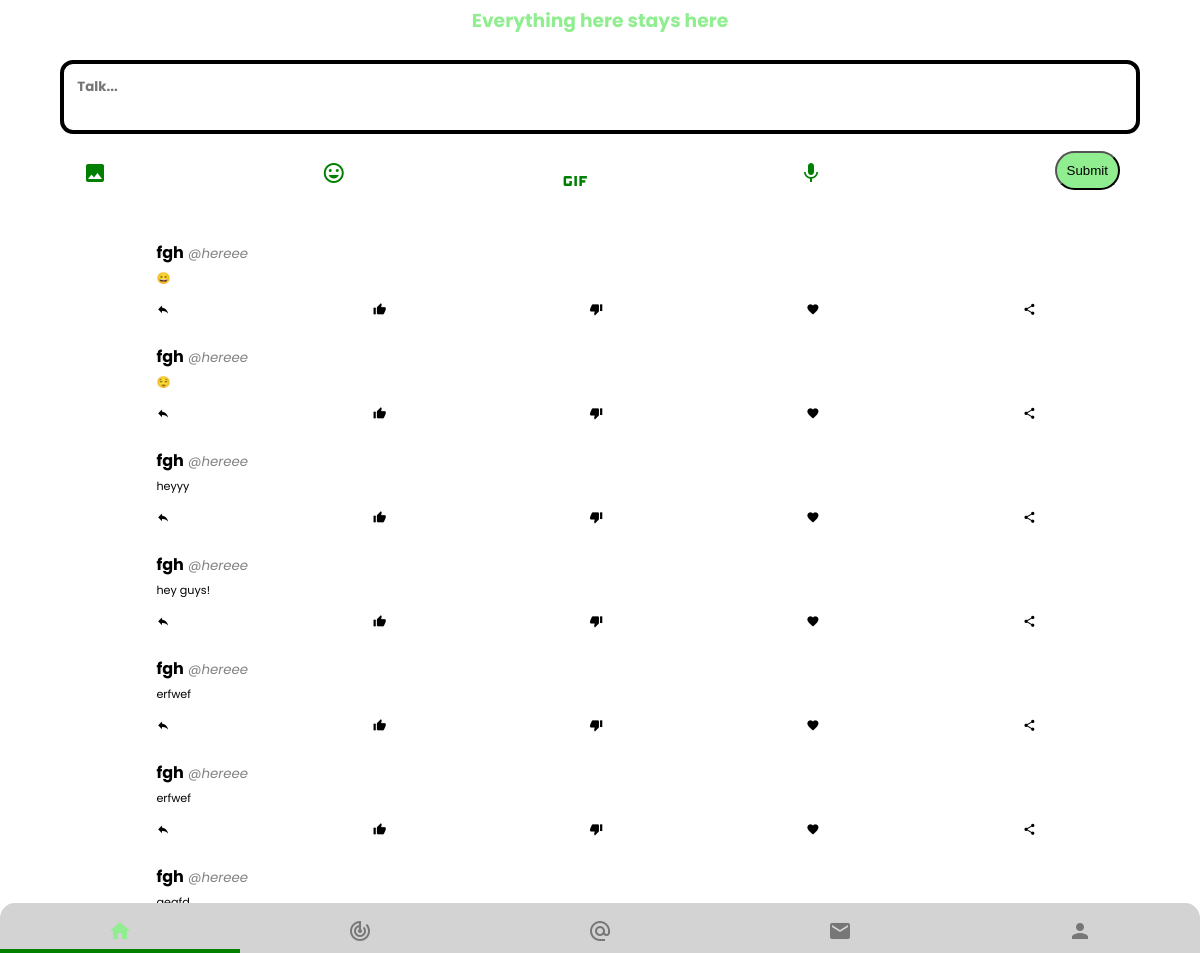
The app's page /home (signed in), older data.
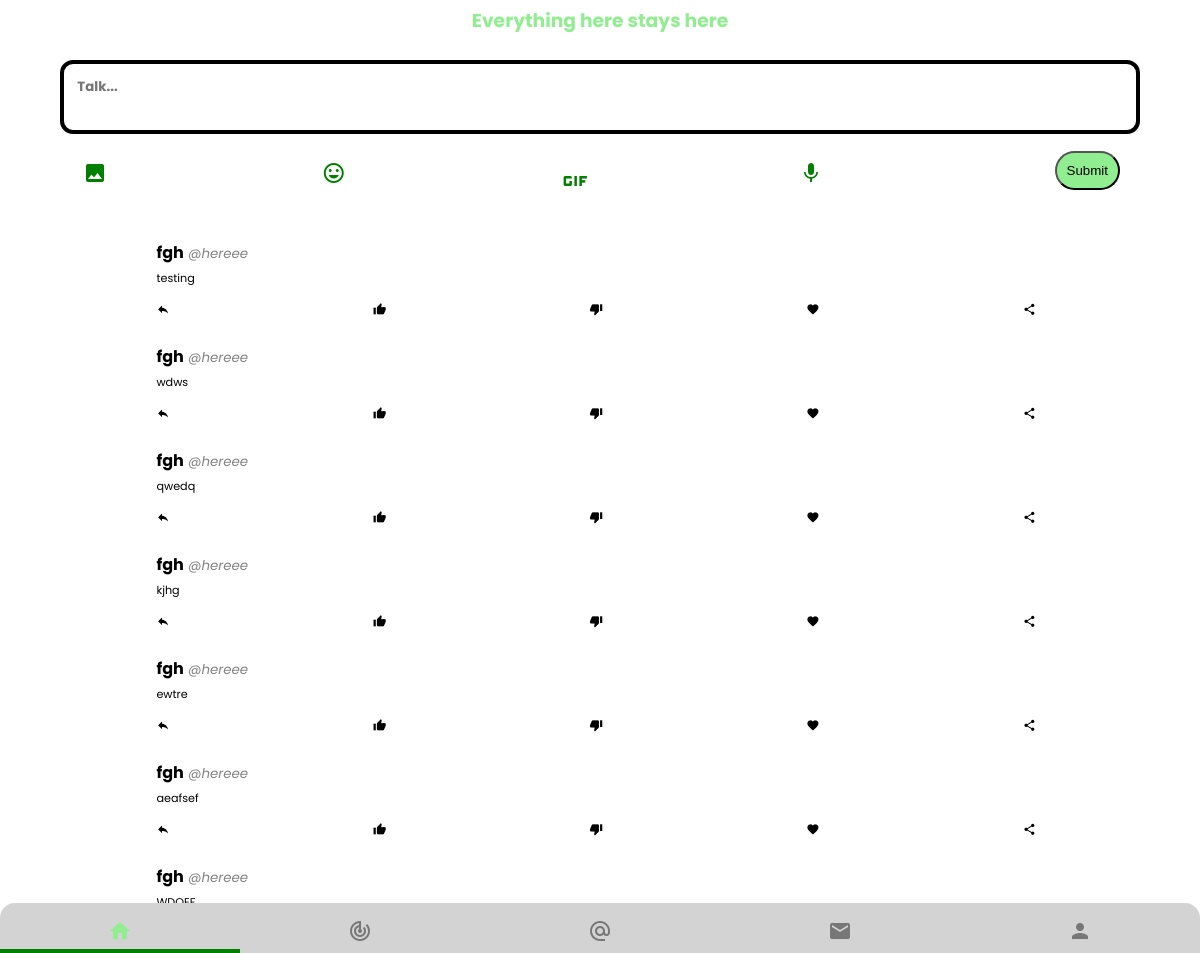
The same page, newer data.
### bros/models.py (models this page shows, shortened)
class Story(models.Model):
    creator        = models.ForeignKey(Profile, on_delete=models.CASCADE)
    story_body     = models.TextField(blank=False)
    created        = models.DateTimeField(auto_now_add=True)
    likes          = models.IntegerField(default=0)
    class Meta:
        verbose_name_plural = "Stories"

class Profile(models.Model):
    bro          = models.OneToOneField(User, related_name="profile", on_delete=models.CASCADE)
    displayName  = models.CharField(max_length=30, null=False, blank=False, default="User")
    bio          = models.CharField(max_length=200, blank=True)
    email        = models.EmailField(max_length=150, default="")
    birthDate    = models.DateField(default=datetime.date(2000,1,1))
    slug         = models.CharField(max_length=120, null=True, blank=True)
    class Meta:
        verbose_name_plural = "Profiles"

### bros/views.py (the view)
# urls.py: 2. Add a URL to urlpatterns:  path('', views.home, name='home')
def home(request):
    if request.method == "POST":
        body   = request.POST['post-body']
        post   = Story(creator=request.user, story_body=body)
        post.save()
    try:
        user   = User.objects.get(username=request.user)
    except:
        return redirect('register')
    tl   = TimeLine.objects.get(owner=request.user.profile)
    stories  = tl.list.all().order_by('-created')[:7]
    context = {'stories':stories}
    return render(request, 'bros/home.html', context)

### bros/templates/bros/home.html (shortened to what this page needs)
{% load static %}
<!DOCTYPE html>
<html lang="en">
<head>
    <link rel="stylesheet" href="{% static 'bros/css/app-styles.css' %}">
</head>
<body>
    <div class="sections" id="sections">
        <section class="home">
            <div class="section-header">
                <h3>Everything here stays here</h3>
            </div>
            <div class="brocode-composing-area">
                <textarea name="brocode-content" id="brocode-composing-area" placeholder="Talk..." ></textarea>
                <div class="composing-actions">
                    <ul class="composing-action-btns">
                        <li class="composing-action-elem"><span id="insert-photo-icon" class="material-icons noselect composing-icons">insert_photo</span><input accept="image/*" type="file" id="insert-img-btn"/></li>
                        <li class="composing-action-elem"><span id="insert-emoji-icon" class="material-icons noselect composing-icons">insert_emoticon</span></li>
                        <li class="composing-action-elem"><span id="insert-gif-icon" class="material-icons gif-icon noselect composing-icons">gif</span></li>
                        <li class="composing-action-elem"><span id="insert-sound-icon" class="material-icons noselect composing-icons">mic</span></li>
                    </ul>
                    <button class="beingbros-btn noselect">Submit</button>
                </div>
            </div>
            <div class="newfeeds-container">
                {% for brocode in stories %}
                    <div class="tweet">
                        <div class="tweet-container-left-col">
                            <div class="tweet-author-picture-container">
                            </div>
                        </div>
                        <div class="tweet-container-right-col">
                            <div class="tweet-card-header">
                                <div class="tweet-author-display-name">{{brocode.creator.displayName}}</div>
                                <div class="tweet-author-username">@{{brocode.creator.bro}}</div>
                            </div>
                            <div class="tweet-content">
                                <p class="tweet-content-p">{{brocode.story_body}}</p>
                            </div>
                            <ul class="brocodes-action-btns">
                                <button><li class="brocode-action-btn"><span class="material-icons action-icon">reply</span></li></button><button><li class="brocode-action-btn"><span class="material-icons action-icon">thumb_up</span></li></button><button><li class="brocode-action-btn"><span class="material-icons action-icon">thumb_down</span></li></button><button><li class="brocode-action-btn"><span class="material-icons action-icon ">favorite</span></li></button><button><li class="brocode-action-btn"><span class="material-icons action-icon">share</span></li></button>
                            </ul>
                        </div>
                    </div>
                {% endfor %}
            </div>
        </section>
    </div>
    <nav class="bottom-navigation-bar">
        <ul class="navigation-list">
            <li class="nav-list-item"><span class="material-icons noselect navicon" style='color: lightgreen;'>home</span></li><li class="nav-list-item"><span class="material-icons noselect navicon">track_changes</span></li><li class="nav-list-item"><span class="material-icons noselect navicon">alternate_email</span></li><li class="nav-list-item"><span class="material-icons noselect navicon">mail</span></li><li class="nav-list-item"><span class="material-icons noselect navicon">person</span></li>
        </ul>
    </nav>
</body>
</html>

### bros/static/bros/css/app-styles.css (style rules this page uses)
* { padding: 0; margin: 0; box-sizing: border-box; }
body { -ms-overflow-style: none; height: 100vh; overflow-x: hidden; }
.sections { width: 100vw; height: auto; position: relative; }
html { font-family: "Poppins", sans-serif; background-image: url("https://i.pinimg.com/originals/76/3c/d3/763cd38785c3948c5a3ef79509a66238.jpg"); margin: 0 auto; overflow-x: hidden; }
.bottom-navigation-bar { z-index: 999; height: 52px; width: 100vw; position: fixed; }
.home, .search, .connect, .messages, .profile { width: 100vw; height: 100vh; transition: transform 0.3s; position: absolute; overflow: scroll; -webkit-overflow-scrolling: touch; }
.home { left: 0; }
.navigation-list { height: 50px; width: 100vw; cursor: pointer; background-color: lightgrey; border-top-left-radius: 15px; border-top-right-radius: 15px; position: fixed; bottom: 0; text-align: center; transition: bottom 0.3s; }
.noselect { -webkit-touch-callout: none; -webkit-user-select: none; -khtml-user-select: none; -moz-user-select: none; -ms-user-select: none; user-select: none; }
.nav-list-item { display: inline-block; width: 20%; transform: translateY(50%); color: #777; }
.tweet, .entity-placeholder { background-color: white; padding: 10px; border-radius: 20px; color: black; margin: 5px auto 0; width: 90%; display: flex; overflow: hidden; }
.tweet-container-left-col { width: 25%; max-width: 5em; }
.tweet-author-picture-container { height: 50px; width: 50px; border-radius: 50%; margin: 0 auto; overflow: hidden; }
.tweet-container-right-col { margin-left: 0.4em; width: 100%; }
.section-header { width: 100vw; height: 50px; text-align: center; padding-top: 0.4rem; color: lightgreen; margin-bottom: 0.6rem; }
.tweet-card-header { width: 100%; height: 30px; color: black; }
.tweet-author-display-name, .tweet-author-username { display: inline-block; color: #000; }
.tweet-author-display-name { font-weight: bolder ; }
.tweet-author-username { font-size: smaller; color: grey; font-style: oblique; }
.tweet-content { word-break: break-all; width: 100%; }
.tweet-content-p { font-size: 0.7em; }
.brocodes-action-btns { width: 92%; list-style: none; margin-top: 1em; text-align: justify; display: flex; justify-content: space-between; padding-right: 1em; }
.brocodes-action-btns > button { cursor: pointer; border: none; background-color: transparent; }
.brocode-action-btn { display: inline-block; text-align: center; }
.action-icon { font-size: 1em; }
.brocode-composing-area { width: 90%; margin: 0 auto; background-color: transparent; border-radius: 15px; position: relative; color: #fff; padding-bottom: 15px; }
.brocode-composing-area > textarea { font-weight: bolder; }
#brocode-composing-area { width: 100%; background-color: transparent; border-radius: 13px; color: #fff; padding: 1em; outline: none; font-family: "poppins"; border: 4px solid black; resize: none; }
.composing-action-btns { height: 37px; width: 70%; display: flex; align-items: center; justify-content: space-between; margin-left: 20px; margin-top: 0px; list-style: none; }
.beingbros-btn { padding: 10px; margin-right: 20px; background-color: lightgreen; border-radius: 20px; cursor: pointer; }
.gif-icon { font-size: 2.5em; transform: translate(-5px, 8px); }
.composing-actions { margin-top: 10px; margin-bottom: 20px; justify-content: space-between; display: flex; white-space: nowrap; }
.composing-action-elem { width: 40px; color: green; margin-top: 10px; }
.composing-icons { cursor: pointer; border: 3px solid transparent; }

Row changes from the older to the newer data that the page shows:
no longer on this page (row unchanged): Story: creator.displayName "fgh", creator.bro "hereee", story_body "😄"
no longer on this page (row unchanged): Story: creator.displayName "fgh", creator.bro "hereee", story_body "😌"
no longer on this page (row unchanged): Story: creator.displayName "fgh", creator.bro "hereee", story_body "heyyy"
no longer on this page (row unchanged): Story: creator.displayName "fgh", creator.bro "hereee", story_body "hey guys!"
no longer on this page (row unchanged): Story: creator.displayName "fgh", creator.bro "hereee", story_body "erfwef"
no longer on this page (row unchanged): Story: creator.displayName "fgh", creator.bro "hereee", story_body "erfwef"
added Story: creator.displayName "fgh", creator.bro "hereee", story_body "testing"
added Story: creator.displayName "fgh", creator.bro "hereee", story_body "wdws"
added Story: creator.displayName "fgh", creator.bro "hereee", story_body "qwedq"
added Story: creator.displayName "fgh", creator.bro "hereee", story_body "kjhg"
added Story: creator.displayName "fgh", creator.bro "hereee", story_body "ewtre"
added Story: creator.displayName "fgh", creator.bro "hereee", story_body "aeafsef"
